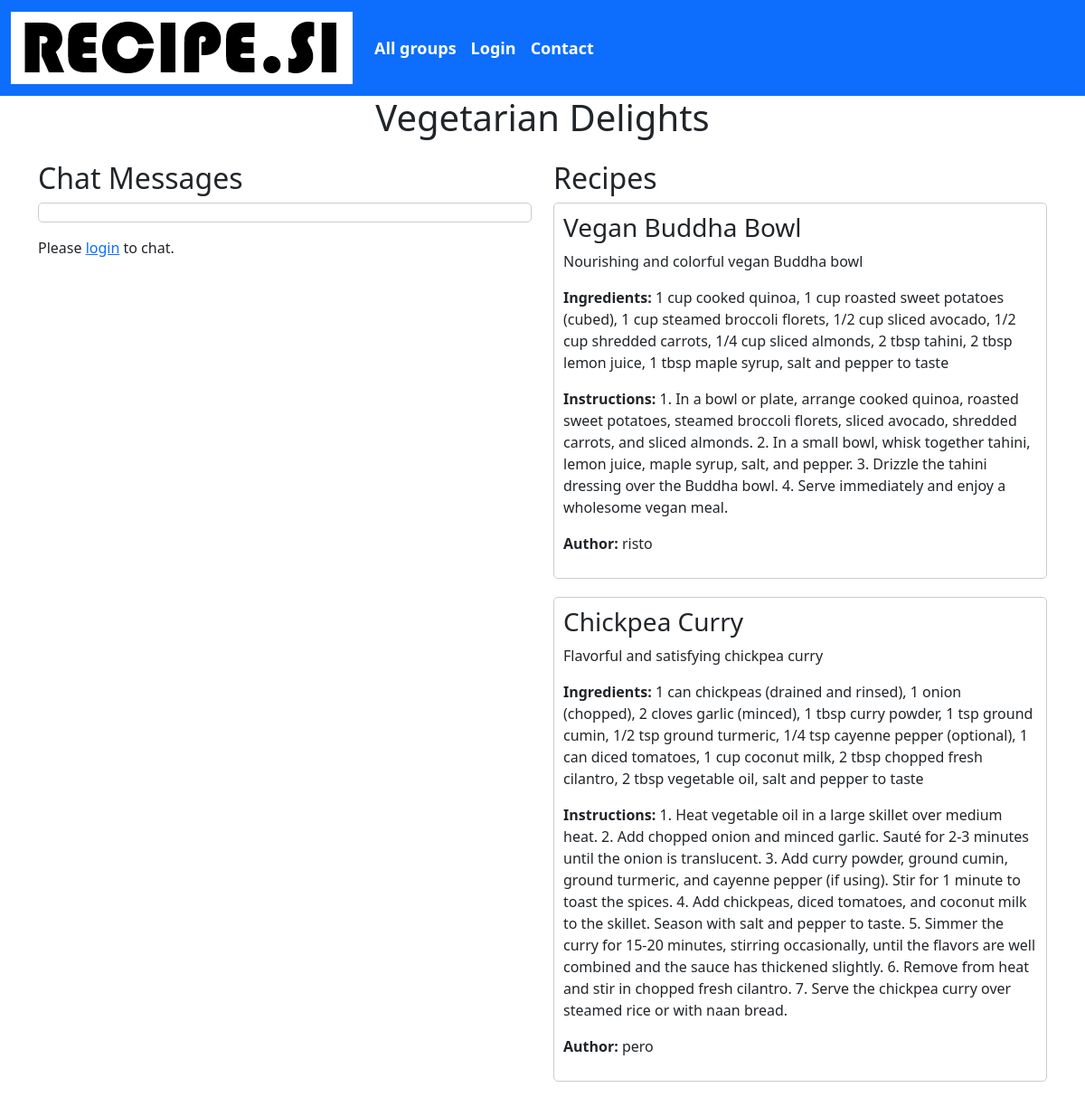
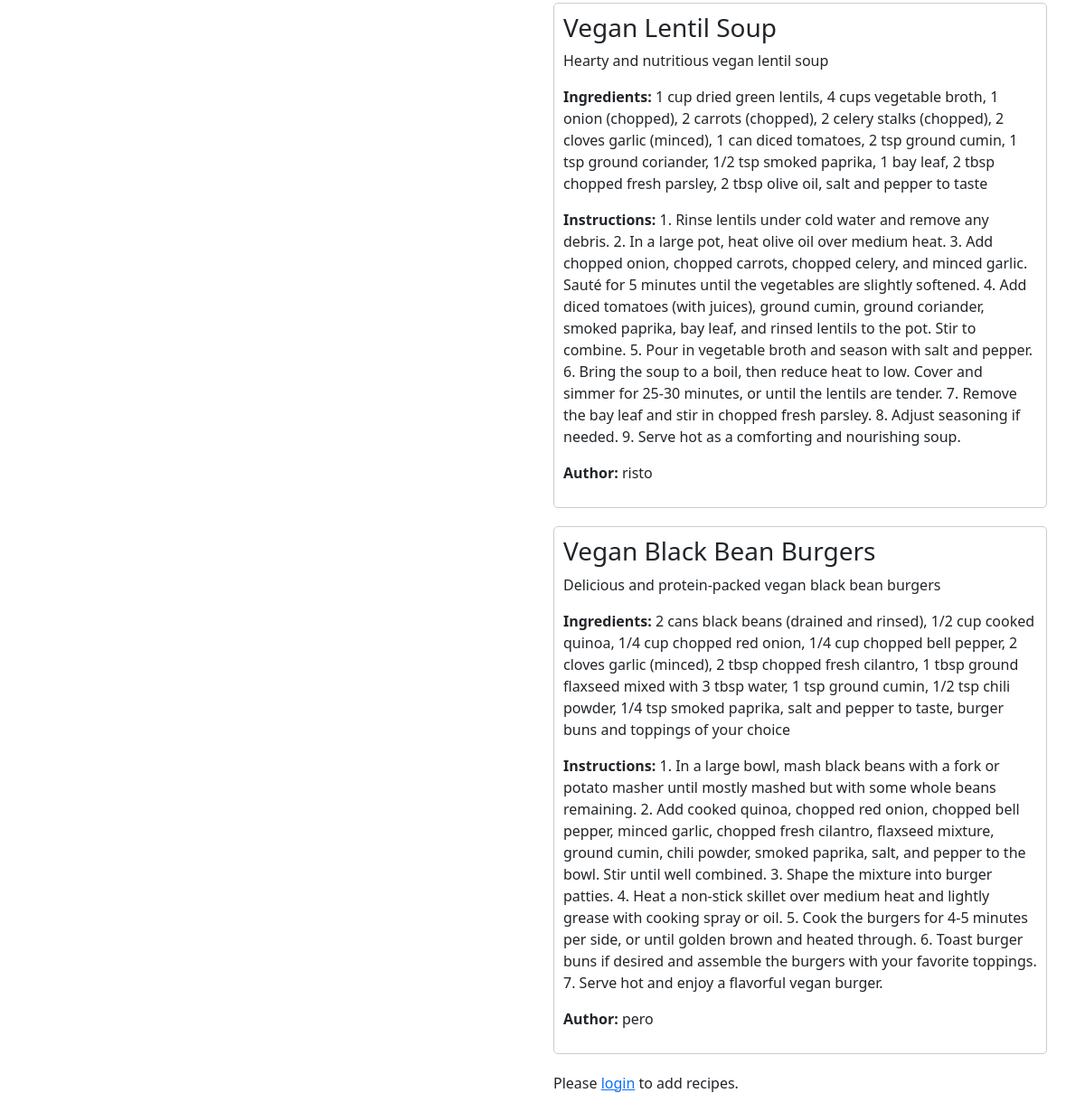
Page /index.php/group?id=4 on the committed database (2 pictures, top to bottom).
### tables this page shows
CREATE TABLE IF NOT EXISTS `group` (
  `id` int(11) NOT NULL AUTO_INCREMENT,
  `name` varchar(255) NOT NULL,
  `description` varchar(255),
  PRIMARY KEY (`id`)
);

CREATE TABLE IF NOT EXISTS `recipe` (
  `id` int(11) NOT NULL AUTO_INCREMENT,
  `title` varchar(255) NOT NULL,
  `description` text NOT NULL,
  `ingredients` text NOT NULL,
  `instructions` text NOT NULL,
  `group_id` int(11) NOT NULL,
  `user_id` int(11) NOT NULL,
  PRIMARY KEY (`id`),
  FOREIGN KEY (`group_id`) REFERENCES `group` (`id`),
  FOREIGN KEY (`user_id`) REFERENCES `user` (`id`)
);

CREATE TABLE IF NOT EXISTS `user` (
  `id` int(11) NOT NULL AUTO_INCREMENT,
  `username` varchar(255) NOT NULL,
  `password` varchar(255) NOT NULL,
  PRIMARY KEY (`id`)
);

### Model/GroupDB.php (called while the page is built, shortened)
<?php
class GroupDB {
    public static function getGroup($id) {
        $db = DBInit::getInstance();
        $statement = $db->prepare("SELECT id, name FROM `group`
            WHERE id = :id");
        $statement->bindParam(":id", $id, PDO::PARAM_INT);
        $statement->execute();
        $group = $statement->fetch();
        if ($group != null) {
            return $group;
        } else {
            throw new InvalidArgumentException("No group record with id $id");
        }
    }
}

### Model/RecipeDB.php (called while the page is built, shortened)
<?php
class RecipeDB {
    public static function getRecipesByGroup($groupId) {
        $db = DBInit::getInstance();
        $statement = $db->prepare("SELECT id, title, description, ingredients, instructions, group_id, user_id
            FROM recipe
            WHERE group_id = :group_id");
        $statement->bindParam(":group_id", $groupId, PDO::PARAM_INT);
        $statement->execute();
        return $statement->fetchAll(PDO::FETCH_ASSOC);
    }
}

### Model/UserDB.php (called while the page is built, shortened)
<?php
class UserDB {
    public static function getUser($id) {
        $db = DBInit::getInstance();
        $statement = $db->prepare("SELECT id, username, password FROM user
            WHERE id = :id");
        $statement->bindParam(":id", $id, PDO::PARAM_INT);
        $statement->execute();
        $user = $statement->fetch();
        if ($user != null) {
            return $user;
        } else {
            throw new InvalidArgumentException("No user record with id $id");
        }
    }
}

### View/group-chat.php (the view, shortened to what this page needs)
<!DOCTYPE html>
<html>
<head>
    <link rel="stylesheet" type="text/css" href="../style/groupStyles.css">
    <link href="https://cdn.jsdelivr.net/npm/bootstrap@5.3.0-alpha3/dist/css/bootstrap.min.css" rel="stylesheet">
</head>
<body>
    <?php include 'navigation.php'; ?>
    <h1 class="text-center mb-4"><?php echo $group['name']; ?></h1>
    <div class="container">
        <div class="row">
            <div class="col-md-6">
                <div class="chat-container">
                    <h2>Chat Messages</h2>
                    <ul id="chat-messages">
                    </ul>
                    <?php if (isset($_SESSION["authenticated"]) && $_SESSION["authenticated"]):?>
                    <form id="chat-form">
                        <div class="input-group mb-3">
                            <input type="text" id="message-input" class="form-control" placeholder="Type your message...">
                            <button id="button" type="submit" class="btn btn-primary">Send</button>
                        </div>
                    </form>
                    <?php else: ?>
                        <p>Please <a href="user/login">login</a> to chat.</p>
                    <?php endif; ?>
                </div>
            </div>
            <div class="col-md-6">
                <div class="recipe-container">
                    <h2>Recipes</h2>
                    <div id="recipes">
                        <?php foreach ($recipes as $recipe): ?>
                            <div class="recipe">
                                <h3><?php echo $recipe['title']; ?></h3>
                                <p><?php echo $recipe['description']; ?></p>
                                <p><strong>Ingredients:</strong> <?php echo $recipe['ingredients']; ?></p>
                                <p><strong>Instructions:</strong> <?php echo $recipe['instructions']; ?></p>
                                <p><strong>Author:</strong> <?php echo UserDB::getUser($recipe['user_id'])['username']; ?></p>
                            </div>
                        <?php endforeach; ?>
                    </div>
                    <?php if (!isset($_SESSION['user_id'])): ?>
                        <p>Please <a href="user/login">login</a> to add recipes.</p>
                    <?php endif; ?>
                </div>
            </div>
        </div>
    </div>
</body>
</html>

### style/groupStyles.css (style rules this page uses)
.container { display: flex; flex-direction: column; align-items: center; }
.chat-container { margin-bottom: 20px; }
.recipe-container { margin-bottom: 20px; }
.recipe { margin-bottom: 20px; border: 1px solid #ccc; padding: 10px; border-radius: 5px; }
.recipe h3 { margin-top: 0; }
#chat-messages { max-height: 300px; overflow-y: scroll; border: 1px solid #ccc; padding: 10px; border-radius: 5px; }

### rows in the picture
group: name "Vegetarian Delights"
recipe: title "Vegan Buddha Bowl", description "Nourishing and colorful vegan Buddha bowl", ingredients "1 cup cooked quinoa, 1 cup roasted sweet potatoes (cubed), 1 cup steamed broccoli florets, 1/2 cup sliced avocado, 1/2 cup shredded carrots, 1/4 cup sliced almonds, 2 tbsp tahini, 2 tbsp lemon juice, 1 tbsp maple syrup, salt and pepper to taste", instructions "1. In a bowl or plate, arrange cooked quinoa, roasted sweet potatoes, steamed broccoli florets, sliced avocado, shredded carrots, and sliced almonds. 2. In a small bowl, whisk together tahini, lemon juice, maple syrup, salt, and pepper. 3. Drizzle the tahini dressing over the Buddha bowl. 4. Serve immediately and enjoy a wholesome vegan meal.", user.username "risto"
recipe: title "Chickpea Curry", description "Flavorful and satisfying chickpea curry", ingredients "1 can chickpeas (drained and rinsed), 1 onion (chopped), 2 cloves garlic (minced), 1 tbsp curry powder, 1 tsp ground cumin, 1/2 tsp ground turmeric, 1/4 tsp cayenne pepper (optional), 1 can diced tomatoes, 1 cup coconut milk, 2 tbsp chopped fresh cilantro, 2 tbsp vegetable oil, salt and pepper to taste", instructions "1. Heat vegetable oil in a large skillet over medium heat. 2. Add chopped onion and minced garlic. Sauté for 2-3 minutes until the onion is translucent. 3. Add curry powder, ground cumin, ground turmeric, and cayenne pepper (if using). Stir for 1 minute to toast the spices. 4. Add chickpeas, diced tomatoes, and coconut milk to the skillet. Season with salt and pepper to taste. 5. Simmer the curry for 15-20 minutes, stirring occasionally, until the flavors are well combined and the sauce has thickened slightly. 6. Remove from heat and stir in chopped fresh cilantro. 7. Serve the chickpea curry over steamed rice or with naan bread.", user.username "pero"
recipe: title "Vegan Lentil Soup", description "Hearty and nutritious vegan lentil soup", ingredients "1 cup dried green lentils, 4 cups vegetable broth, 1 onion (chopped), 2 carrots (chopped), 2 celery stalks (chopped), 2 cloves garlic (minced), 1 can diced tomatoes, 2 tsp ground cumin, 1 tsp ground coriander, 1/2 tsp smoked paprika, 1 bay leaf, 2 tbsp chopped fresh parsley, 2 tbsp olive oil, salt and pepper to taste", instructions "1. Rinse lentils under cold water and remove any debris. 2. In a large pot, heat olive oil over medium heat. 3. Add chopped onion, chopped carrots, chopped celery, and minced garlic. Sauté for 5 minutes until the vegetables are slightly softened. 4. Add diced tomatoes (with juices), ground cumin, ground coriander, smoked paprika, bay leaf, and rinsed lentils to the pot. Stir to combine. 5. Pour in vegetable broth and season with salt and pepper. 6. Bring the soup to a boil, then reduce heat to low. Cover and simmer for 25-30 minutes, or until the lentils are tender. 7. Remove the bay leaf and stir in chopped fresh parsley. 8. Adjust seasoning if needed. 9. Serve hot as a comforting and…", user.username "risto"
recipe: title "Vegan Black Bean Burgers", description "Delicious and protein-packed vegan black bean burgers", ingredients "2 cans black beans (drained and rinsed), 1/2 cup cooked quinoa, 1/4 cup chopped red onion, 1/4 cup chopped bell pepper, 2 cloves garlic (minced), 2 tbsp chopped fresh cilantro, 1 tbsp ground flaxseed mixed with 3 tbsp water, 1 tsp ground cumin, 1/2 tsp chili powder, 1/4 tsp smoked paprika, salt and pepper to taste, burger buns and toppings of your choice", instructions "1. In a large bowl, mash black beans with a fork or potato masher until mostly mashed but with some whole beans remaining. 2. Add cooked quinoa, chopped red onion, chopped bell pepper, minced garlic, chopped fresh cilantro, flaxseed mixture, ground cumin, chili powder, smoked paprika, salt, and pepper to the bowl. Stir until well combined. 3. Shape the mixture into burger patties. 4. Heat a non-stick skillet over medium heat and lightly grease with cooking spray or oil. 5. Cook the burgers for 4-5 minutes per side, or until golden brown and heated through. 6. Toast burger buns if desired and assemble the burgers with your favorite toppings. 7. Serve hot and enjoy a flavorful vegan burger.", user.username "pero"
